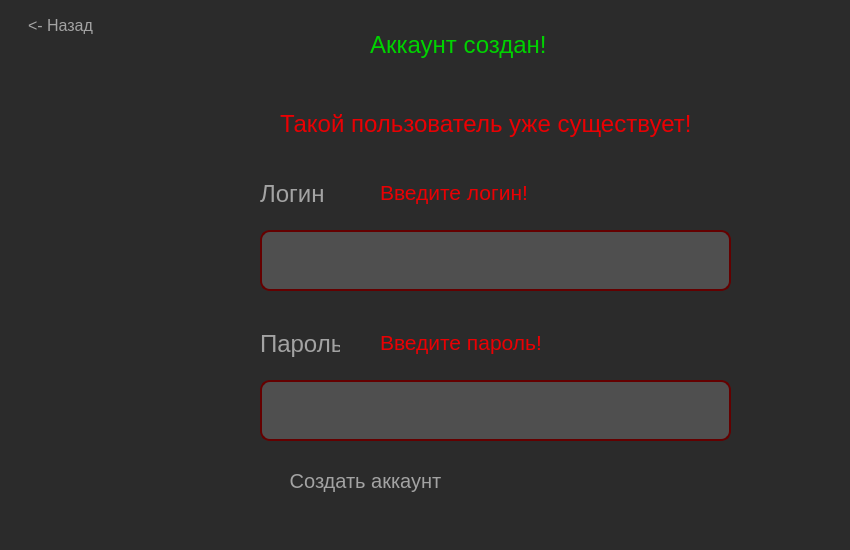
<?xml version="1.0" encoding="UTF-8"?>
<ui version="4.0">
 <class>Form</class>
 <widget class="QWidget" name="Form">
  <property name="geometry">
   <rect>
    <x>0</x>
    <y>0</y>
    <width>850</width>
    <height>550</height>
   </rect>
  </property>
  <property name="windowTitle">
   <string>Form</string>
  </property>
  <property name="styleSheet">
   <string notr="true">background: rgb(43, 43, 43)</string>
  </property>
  <widget class="QPushButton" name="create_account">
   <property name="geometry">
    <rect>
     <x>260</x>
     <y>460</y>
     <width>211</width>
     <height>41</height>
    </rect>
   </property>
   <property name="styleSheet">
    <string notr="true">font-size: 20px;
color: rgb(163, 163, 163);
border-radius: 10px;
border: 1px solid rbg(0, 0, 0)</string>
   </property>
   <property name="text">
    <string>Создать аккаунт</string>
   </property>
  </widget>
  <widget class="QLabel" name="label">
   <property name="geometry">
    <rect>
     <x>260</x>
     <y>180</y>
     <width>67</width>
     <height>29</height>
    </rect>
   </property>
   <property name="styleSheet">
    <string notr="true">color: rgb(163, 163, 163);
font-size: 18px;</string>
   </property>
   <property name="text">
    <string>&lt;!DOCTYPE HTML PUBLIC &quot;-//W3C//DTD HTML 4.0//EN&quot; &quot;http://www.w3.org/TR/REC-html40/strict.dtd&quot;&gt;
&lt;html&gt;&lt;head&gt;&lt;meta name=&quot;qrichtext&quot; content=&quot;1&quot; /&gt;&lt;style type=&quot;text/css&quot;&gt;
p, li { white-space: pre-wrap; }
&lt;/style&gt;&lt;/head&gt;&lt;body style=&quot; font-family:'MS Shell Dlg 2'; font-size:18px; font-weight:400; font-style:normal;&quot;&gt;
&lt;p style=&quot; margin-top:12px; margin-bottom:12px; margin-left:0px; margin-right:0px; -qt-block-indent:0; text-indent:0px;&quot;&gt;&lt;span style=&quot; font-size:18pt;&quot;&gt;Логин&lt;/span&gt;&lt;/p&gt;&lt;/body&gt;&lt;/html&gt;</string>
   </property>
  </widget>
  <widget class="QLabel" name="label_2">
   <property name="geometry">
    <rect>
     <x>260</x>
     <y>330</y>
     <width>80</width>
     <height>29</height>
    </rect>
   </property>
   <property name="styleSheet">
    <string notr="true">color: rgb(163, 163, 163);
font-size: 18px;</string>
   </property>
   <property name="text">
    <string>&lt;html&gt;&lt;head/&gt;&lt;body&gt;&lt;p&gt;&lt;span style=&quot; font-size:18pt;&quot;&gt;Пароль&lt;/span&gt;&lt;/p&gt;&lt;/body&gt;&lt;/html&gt;</string>
   </property>
  </widget>
  <widget class="QLineEdit" name="login">
   <property name="geometry">
    <rect>
     <x>260</x>
     <y>230</y>
     <width>471</width>
     <height>61</height>
    </rect>
   </property>
   <property name="styleSheet">
    <string notr="true">color: rgb(163, 163, 163);
font-size: 18px;
border-radius: 10px;
border: 2px solid rgb(100, 0, 0);
background-color: rgb(79, 79, 79)</string>
   </property>
   <property name="text">
    <string/>
   </property>
  </widget>
  <widget class="QLineEdit" name="password">
   <property name="geometry">
    <rect>
     <x>260</x>
     <y>380</y>
     <width>471</width>
     <height>61</height>
    </rect>
   </property>
   <property name="styleSheet">
    <string notr="true">color: rgb(163, 163, 163);
font-size: 18px;
border-radius: 10px;
border: 2px solid rgb(100, 0, 0);
background-color: rgb(79, 79, 79)</string>
   </property>
   <property name="text">
    <string/>
   </property>
  </widget>
  <widget class="QPushButton" name="back">
   <property name="geometry">
    <rect>
     <x>10</x>
     <y>10</y>
     <width>101</width>
     <height>31</height>
    </rect>
   </property>
   <property name="styleSheet">
    <string notr="true">font-size: 16px;
color: rgb(163, 163, 163);
border-radius: 10px;
border: 1px solid rbg(0, 0, 0)</string>
   </property>
   <property name="text">
    <string>&lt;- Назад</string>
   </property>
  </widget>
  <widget class="QLabel" name="label_6">
   <property name="enabled">
    <bool>true</bool>
   </property>
   <property name="geometry">
    <rect>
     <x>380</x>
     <y>180</y>
     <width>150</width>
     <height>25</height>
    </rect>
   </property>
   <property name="styleSheet">
    <string notr="true">color: rgb(234, 0, 3)</string>
   </property>
   <property name="text">
    <string>&lt;html&gt;&lt;head/&gt;&lt;body&gt;&lt;p&gt;&lt;span style=&quot; font-size:16pt;&quot;&gt;Введите логин!&lt;/span&gt;&lt;/p&gt;&lt;/body&gt;&lt;/html&gt;</string>
   </property>
  </widget>
  <widget class="QLabel" name="label_4">
   <property name="enabled">
    <bool>true</bool>
   </property>
   <property name="geometry">
    <rect>
     <x>380</x>
     <y>330</y>
     <width>163</width>
     <height>25</height>
    </rect>
   </property>
   <property name="styleSheet">
    <string notr="true">color: rgb(234, 0, 3)</string>
   </property>
   <property name="text">
    <string>&lt;html&gt;&lt;head/&gt;&lt;body&gt;&lt;p&gt;&lt;span style=&quot; font-size:16pt;&quot;&gt;Введите пароль!&lt;/span&gt;&lt;/p&gt;&lt;/body&gt;&lt;/html&gt;</string>
   </property>
  </widget>
  <widget class="QLabel" name="label_3">
   <property name="geometry">
    <rect>
     <x>370</x>
     <y>30</y>
     <width>181</width>
     <height>31</height>
    </rect>
   </property>
   <property name="styleSheet">
    <string notr="true">color: rgb(0, 211, 0)</string>
   </property>
   <property name="text">
    <string>&lt;html&gt;&lt;head/&gt;&lt;body&gt;&lt;p&gt;&lt;span style=&quot; font-size:18pt;&quot;&gt;Аккаунт создан!&lt;/span&gt;&lt;/p&gt;&lt;/body&gt;&lt;/html&gt;</string>
   </property>
  </widget>
  <widget class="QLabel" name="label_7">
   <property name="enabled">
    <bool>true</bool>
   </property>
   <property name="geometry">
    <rect>
     <x>280</x>
     <y>110</y>
     <width>418</width>
     <height>29</height>
    </rect>
   </property>
   <property name="styleSheet">
    <string notr="true">color: rgb(234, 0, 3)</string>
   </property>
   <property name="text">
    <string>&lt;html&gt;&lt;head/&gt;&lt;body&gt;&lt;p&gt;&lt;span style=&quot; font-size:18pt;&quot;&gt;Такой пользователь уже существует!&lt;/span&gt;&lt;/p&gt;&lt;/body&gt;&lt;/html&gt;</string>
   </property>
  </widget>
 </widget>
 <resources/>
 <connections/>
</ui>
